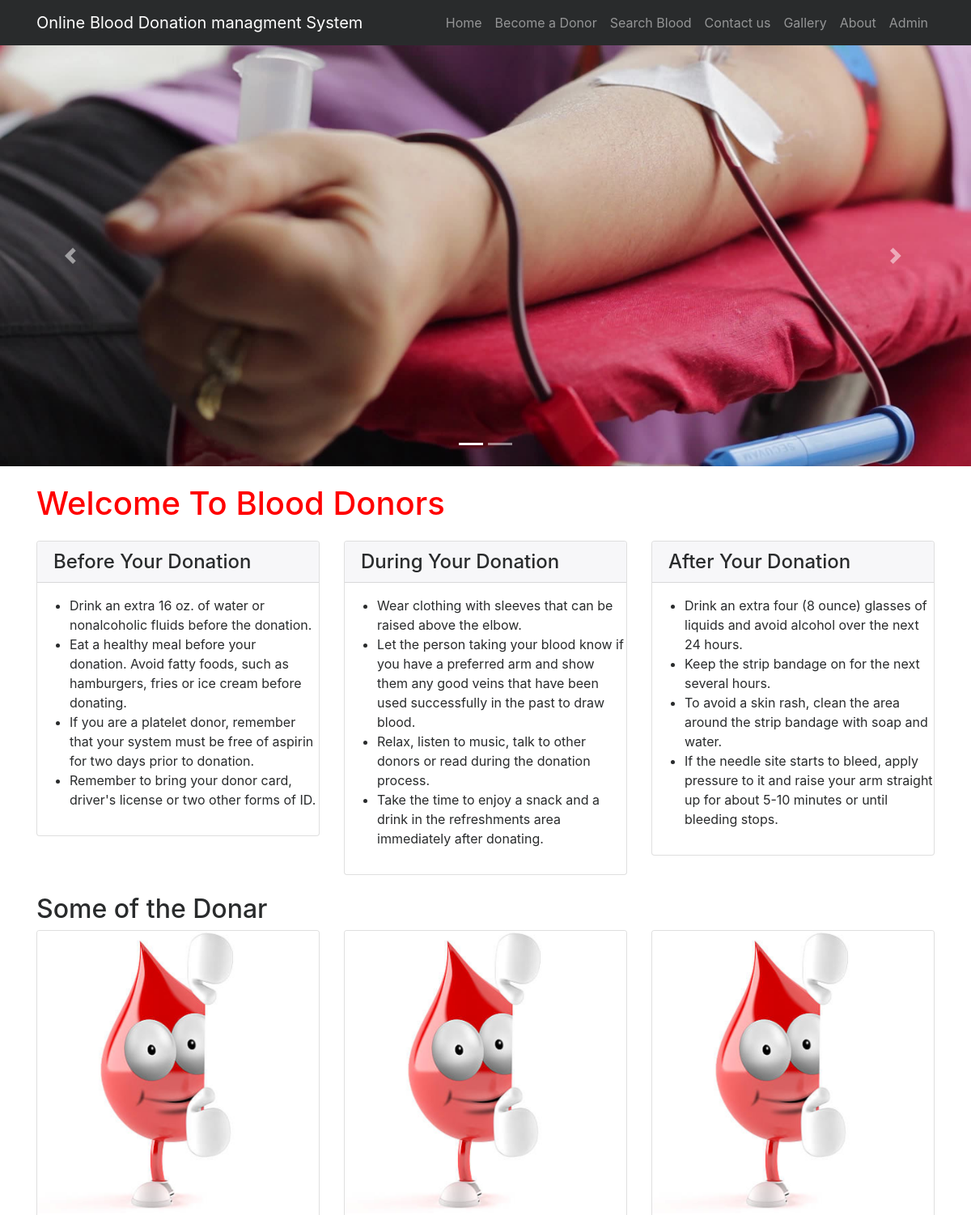
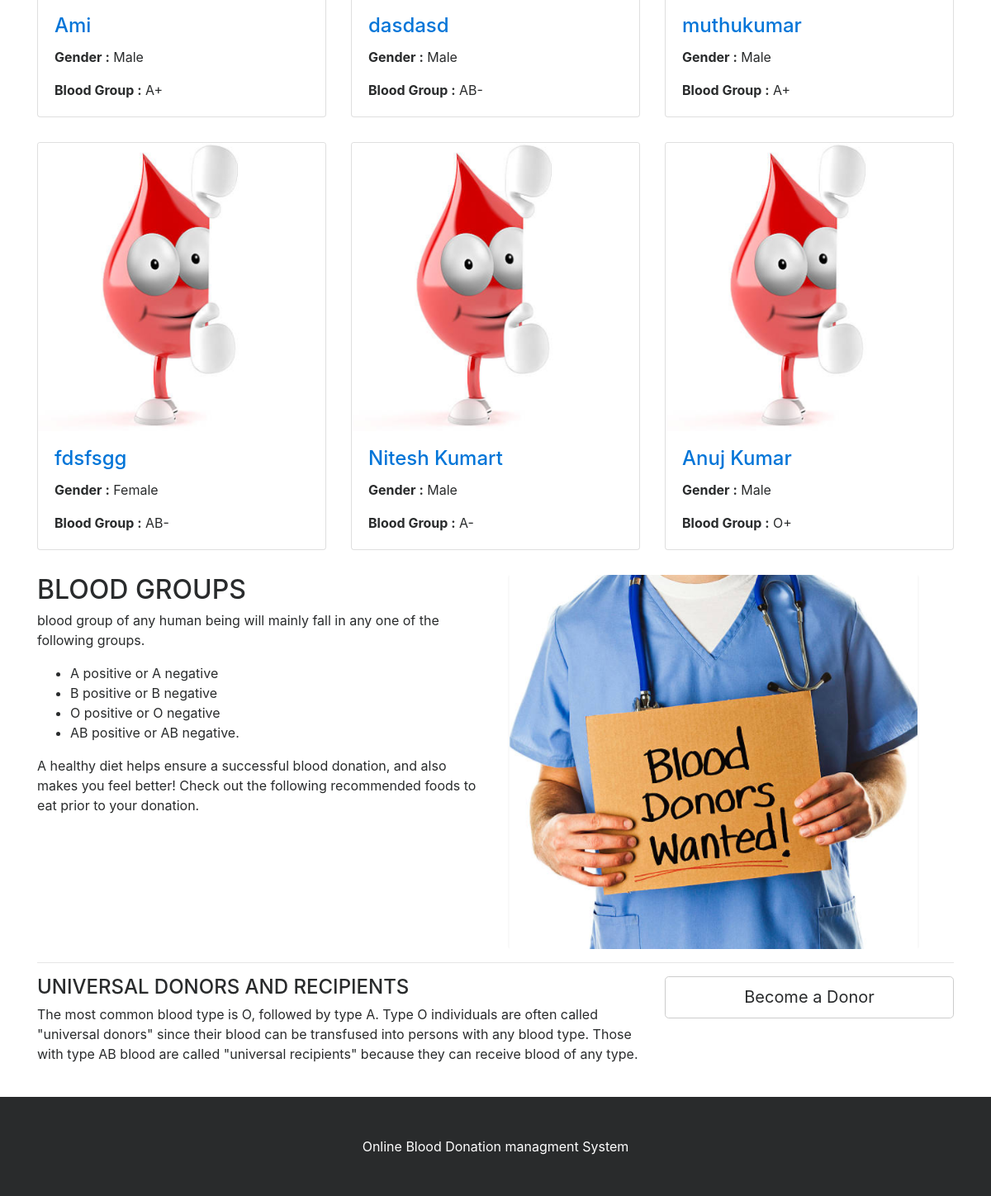
The page / on the database its author committed (2 pictures, top to bottom).
### tables this page shows
CREATE TABLE IF NOT EXISTS `tblblooddonars` (
  `id` int(11) NOT NULL AUTO_INCREMENT,
  `FullName` varchar(100) DEFAULT NULL,
  `MobileNumber` char(11) DEFAULT NULL,
  `EmailId` varchar(100) DEFAULT NULL,
  `Gender` varchar(20) DEFAULT NULL,
  `Age` int(11) DEFAULT NULL,
  `BloodGroup` varchar(20) DEFAULT NULL,
  `Address` varchar(255) DEFAULT NULL,
  `Message` mediumtext,
  `PostingDate` timestamp NOT NULL DEFAULT CURRENT_TIMESTAMP,
  `status` int(1) DEFAULT NULL,
  PRIMARY KEY (`id`)
);

### index.php (the view, shortened to what this page needs)
<?php
include('includes/config.php');
?>
<!DOCTYPE html>
<html lang="en">
<head>
    <link href="vendor/bootstrap/css/bootstrap.min.css" rel="stylesheet">
    <link href="vendor/font-awesome/css/font-awesome.min.css" rel="stylesheet" type="text/css">
    <link href="css/modern-business.css" rel="stylesheet">
</head>
<body>
<?php include('includes/header.php');?>
<?php include('includes/slider.php');?>
    <div class="container">
        <h1 class="my-4"><font color=red >Welcome To Blood Donors</font> </h1>
        <div class="row">
            <div class="col-lg-4 mb-4">
                <div class="card">
                    <h4 class="card-header">Before Your Donation</h4>
                        <p class="card-text" style="padding-left:2%"><ul>
<li>Drink an extra 16 oz. of water or nonalcoholic fluids before the donation.</li>
<li>Eat a healthy meal before your donation.&nbsp;Avoid fatty foods, such as hamburgers, fries or ice cream before donating. </li>
<li>If you are a platelet donor, remember that your system must be free of aspirin for two days prior to donation.</li>
<li>Remember to bring your donor card, driver's license or two other forms of ID.</li>
</ul> </p>
                </div>
            </div>
            <div class="col-lg-4 mb-4">
                <div class="card">
                    <h4 class="card-header">During Your Donation</h4>
                        <p class="card-text" style="padding-left:2%"><ul type="disc">
<li>Wear clothing with sleeves that can be raised above the elbow.</li>
<li>Let the person taking your blood know if you have a preferred arm and show them any good veins that have been used successfully in the past to draw blood.</li>
<li>Relax, listen to music, talk to other donors or read during the donation process.</li>
<li>Take the time to enjoy a snack and a drink in the refreshments area immediately after donating.</li>
</ul> </p>
                </div>
            </div>
            <div class="col-lg-4 mb-4">
                <div class="card">
                    <h4 class="card-header">After Your Donation</h4>
                        <p class="card-text" style="padding-left:2%"><ul>
<li>Drink an extra four (8 ounce) glasses of liquids and avoid alcohol over the next 24 hours.</li>
<li>Keep the strip bandage on for the next several hours.</li>
<li>To avoid a skin rash, clean the area around the strip bandage with soap and water.</li>
<li>If the needle site starts to bleed, apply pressure to it and raise your arm straight up for about 5-10 minutes or until bleeding stops.</li></ul> </p>
                </div>
            </div>
        </div>
        <h2>Some of the Donar</h2>
        <div class="row">
                   <?php
$status=1;
$sql = "SELECT * from tblblooddonars where status=:status order by rand() limit 6";
$query = $dbh -> prepare($sql);
$query->bindParam(':status',$status,PDO::PARAM_STR);
$query->execute();
$results=$query->fetchAll(PDO::FETCH_OBJ);
if($query->rowCount() > 0)
{
foreach($results as $result)
{ ?>
            <div class="col-lg-4 col-sm-6 portfolio-item">
                <div class="card h-100">
                    <a href="search-donor.php"><img class="card-img-top img-fluid" src="images/wa.png" alt="" ></a>
                    <div class="card-block">
                        <h4 class="card-title"><a href="#"><?php echo htmlentities($result->FullName);?></a></h4>
<p class="card-text"><b>  Gender :</b> <?php echo htmlentities($result->Gender);?></p>
<p class="card-text"><b>Blood Group :</b> <?php echo htmlentities($result->BloodGroup);?></p>
                    </div>
                </div>
            </div>
            <?php }} ?>
        </div>
        <div class="row">
            <div class="col-lg-6">
                <h2>BLOOD GROUPS</h2>
          <p>  blood group of any human being will mainly fall in any one of the following groups.</p>
                <ul>
<li>A positive or A negative</li>
<li>B positive or B negative</li>
<li>O positive or O negative</li>
<li>AB positive or AB negative.</li>
                </ul>
                <p>A healthy diet helps ensure a successful blood donation, and also makes you feel better! Check out the following recommended foods to eat prior to your donation.</p>
            </div>
            <div class="col-lg-6">
                <a href="become-donar.php"><img class="img-fluid rounded" src="images/aaq.png" alt=""></a>
            </div>
        </div>
        <hr>
        <div class="row mb-4">
            <div class="col-md-8">
            <h4>UNIVERSAL DONORS AND RECIPIENTS</h4>
                <p>
The most common blood type is O, followed by type A.
Type O individuals are often called "universal donors" since their blood can be transfused into persons with any blood type. Those with type AB blood are called "universal recipients" because they can receive blood of any type.</p>
            </div>
            <div class="col-md-4">
                <a class="btn btn-lg btn-secondary btn-block" href="become-donar.php">Become a Donor</a>
            </div>
        </div>
    </div>
  <?php include('includes/footer.php');?>
</body>
</html>

### includes/header.php (shortened to what this page needs)
<nav class="navbar fixed-top navbar-toggleable-md navbar-inverse bg-inverse">
    <div class="container">
        <a class="navbar-brand" href="index.php">Online Blood Donation managment System</a>
        <div class="collapse navbar-collapse" id="navbarExample">
            <ul class="navbar-nav ml-auto">
                <li class="nav-item">
                    <a class="nav-link" href="index.php">Home</a>
                </li>
	<li class="nav-item">
                    <a class="nav-link" href="become-donar.php">Become a Donor</a>
                </li>
                 <li class="nav-item">
                    <a class="nav-link" href="search-donor.php">Search Blood</a>
                </li>
                  <li class="nav-item">
                    <a class="nav-link" href="contact.php">Contact us</a>
                </li>
	<li class="nav-item">
                    <a class="nav-link" href="page.php?type=donor">Gallery</a>
                </li>
	<li class="nav-item">
                    <a class="nav-link" href="page.php?type=aboutus">About</a>
                </li>
             <li class="nav-item">
                    <a class="nav-link" href="admin/index.php">Admin</a>
                </li>
            </ul>
        </div>
    </div>
</nav>

### includes/slider.php (shortened to what this page needs)
<header>
       <div id="carouselExampleIndicators" class="carousel slide" data-ride="carousel">
           <ol class="carousel-indicators">
               <li data-target="#carouselExampleIndicators" data-slide-to="0" class="active"></li>
               <li data-target="#carouselExampleIndicators" data-slide-to="1"></li>
           </ol>
           <div class="carousel-inner" role="listbox">
               <div class="carousel-item active" style="background-image: url('images/banner1.jpg')">
                   <div class="carousel-caption d-none d-md-block">
                   </div>
               </div>
           </div>
           <a class="carousel-control-prev" href="#carouselExampleIndicators" role="button" data-slide="prev">
               <span class="carousel-control-prev-icon" aria-hidden="true"></span>
           </a>
           <a class="carousel-control-next" href="#carouselExampleIndicators" role="button" data-slide="next">
               <span class="carousel-control-next-icon" aria-hidden="true"></span>
           </a>
       </div>
   </header>

### includes/footer.php
<footer class="py-5 bg-inverse">
      <div class="container">
          <p class="m-0 text-center text-white"> Online Blood Donation managment System </p>
      </div>
  </footer>

### css/modern-business.css (style rules this page uses)
body { padding-top: 54px; }
@media (min-width: 992px) { body { padding-top: 56px; } }
.carousel-item { height: 65vh; min-height: 300px; background: no-repeat center center scroll; -webkit-background-size: cover; -moz-background-size: cover; -o-background-size: cover; background-size: cover; }
.portfolio-item { margin-bottom: 30px; }

### index.php (style rules this page uses)
.carousel-item.active, .carousel-item-next, .carousel-item-prev { display: block; }

### rows shown on the page
tblblooddonars: FullName "Ami", Gender "Male", BloodGroup "A+"
tblblooddonars: FullName "dasdasd", Gender "Male", BloodGroup "AB-"
tblblooddonars: FullName "muthukumar", Gender "Male", BloodGroup "A+"
tblblooddonars: FullName "fdsfsgg", Gender "Female", BloodGroup "AB-"
tblblooddonars: FullName "Nitesh Kumart", Gender "Male", BloodGroup "A-"
tblblooddonars: FullName "Anuj Kumar", Gender "Male", BloodGroup "O+"
